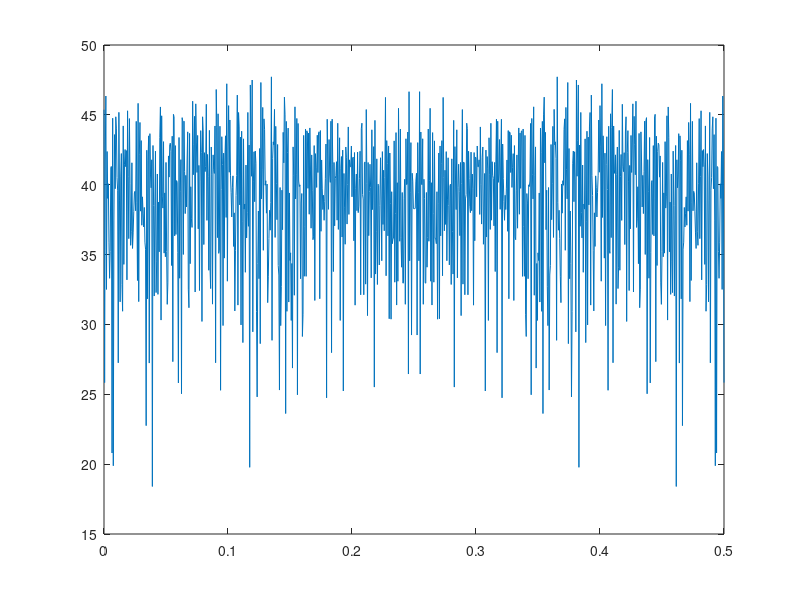

The MATLAB source for this figure:
b1 = [1, 2, 1];
b2 = [1, -2, 1];
b3 = [1, 0.851559, 1];
b4 = [1, -1.90211, 1];
b5 = [1, 1.17557, 1];

a1 = [1, -0.224858, 0.36];
a2 = [1, -0.790406, 0.3844];
a3 = [1, -1.08994e-16, 0.7921];
a4 = [1, -1.50477, 0.8649];
a5 = [1, 1.15206, 0.9604];

g = 0.0264722;

x = rand(1,1001);

y1 = filter(g*b1,a1,x);
y2 = filter(b2,a2,y1);
y3 = filter(b3,a3,y2);
y4 = filter(b4,a4,y3);
y5 = filter(b5,a5,y4);

Hf = fft(y5./x);
f = linspace(0,0.5,length(x));
plot(f,20*log10(abs(Hf)));
